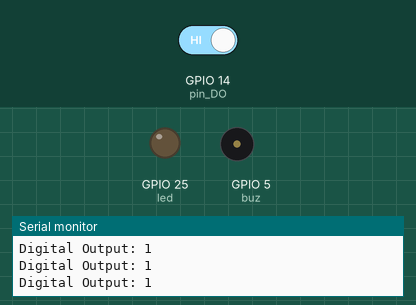
A sketch run on a simulated ESP32. Shown: output pins drawn as LEDs (lit = HIGH), buzzer (waves = sounding, pin HIGH), the last lines printed to the serial monitor. Dashed ring = blinking. The test bench sets the inputs (shaded band); at power-on: GPIO 14 (pin_DO) HIGH.

Above: at 2.8 s.
2.9 s: GPIO 14 (pin_DO) driven LOW
At 3.4 s:
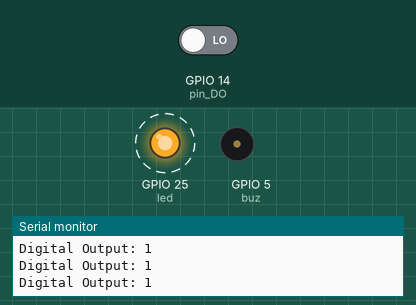
At 4.1 s:
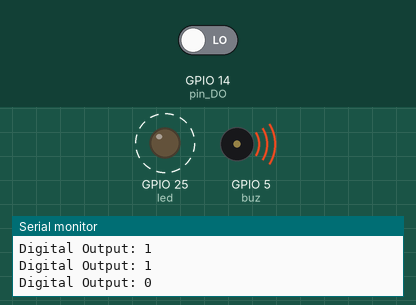
7.0 s: GPIO 14 (pin_DO) driven HIGH
At 8.0 s:
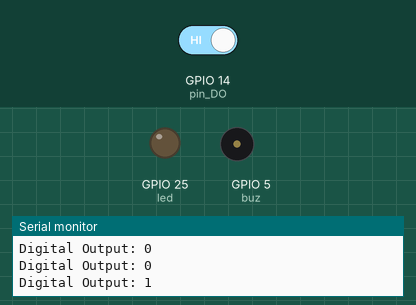
Timing chart, 0 to 10.0 s (numbered marks = the images above; inputs shaded):
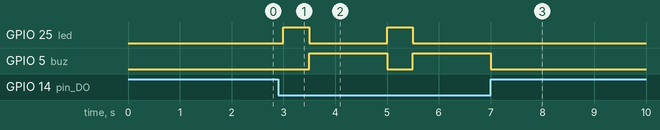

The sketch:

Soal1_SensorHujan_buz_led.ino
```cpp
int pin_DO = 14;
int buz = 5;
int led = 25;

void setup() {
  pinMode(pin_DO, INPUT);
  pinMode(led, OUTPUT);
  pinMode(buz, OUTPUT);

  Serial.begin(9600);
}

void loop() {
  int statusDigital = digitalRead(pin_DO);
  if(statusDigital == 0) {
    digitalWrite(led, HIGH);
    digitalWrite(buz, LOW);
    delay(500);

    digitalWrite(led, LOW);
    digitalWrite(buz, HIGH);
    delay(500);

  } else {
    digitalWrite(led, LOW);
    digitalWrite(buz, LOW);
  }

  Serial.print("Digital Output: ");
  Serial.println(statusDigital);

  delay(1000);
}
```

Measured:
- after the input at 2.9 s, GPIO 25 (led): alternates HIGH for 0.50 s and LOW for 1.5 s, starting after 0.10 s; GPIO 5 (buz): LOW → HIGH after 0.60 s, → LOW 1.5 s later, → HIGH 0.50 s later
- after the input at 7.0 s, GPIO 25 (led): stops changing and stays LOW; GPIO 5 (buz): goes on until 7.0 s, then stays LOW
